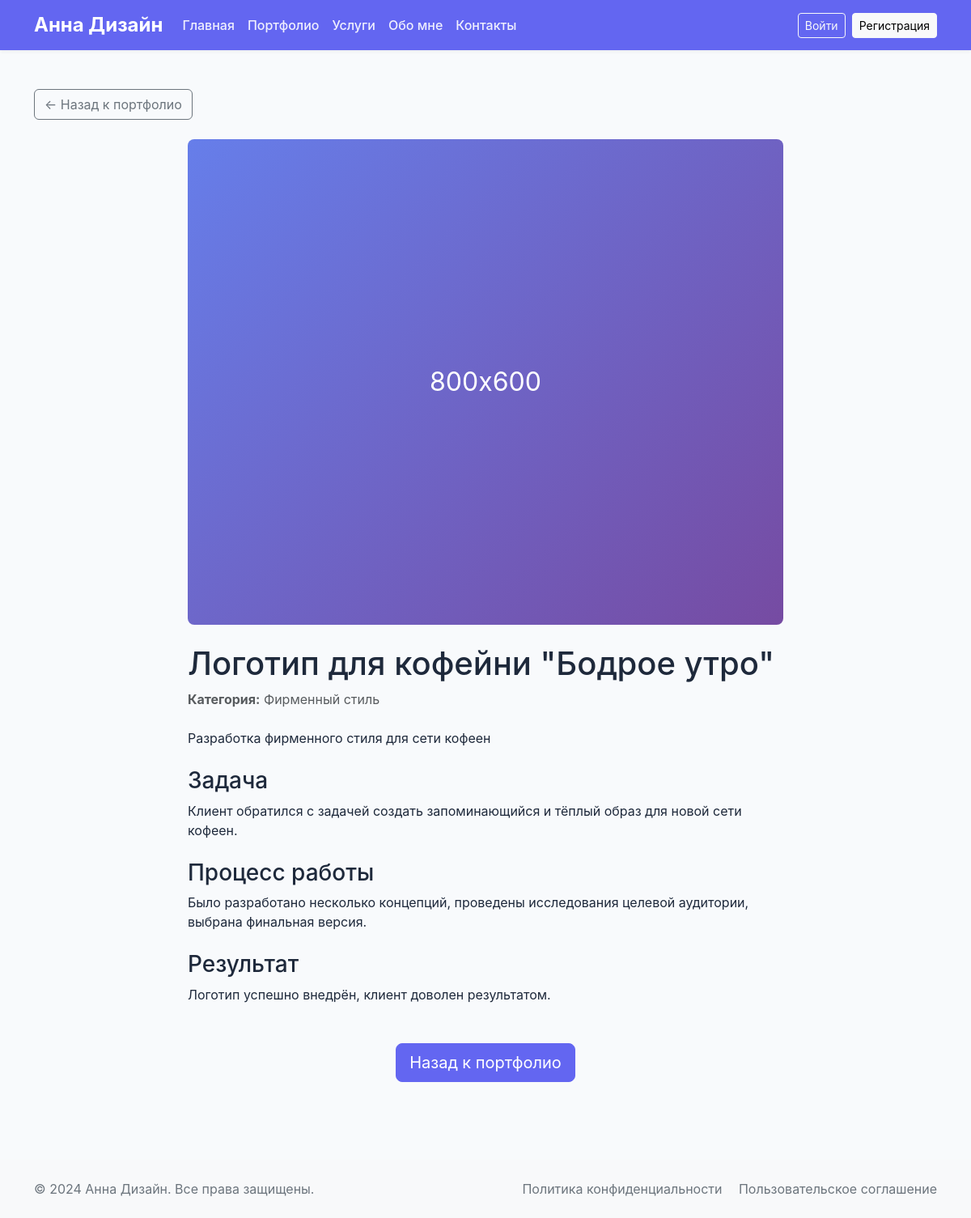
Page /project.php?id=1 on the committed database.
### tables this page shows
CREATE TABLE portfolio (
    id INT PRIMARY KEY AUTO_INCREMENT,
    category_id INT,
    title VARCHAR(200) NOT NULL,
    image VARCHAR(255),
    description TEXT,
    task_description TEXT,
    process_description TEXT,
    result_description TEXT,
    is_active BOOLEAN DEFAULT TRUE,
    created_at TIMESTAMP DEFAULT CURRENT_TIMESTAMP,
    FOREIGN KEY (category_id) REFERENCES categories(id) ON DELETE SET NULL
);

CREATE TABLE categories (
    id INT PRIMARY KEY AUTO_INCREMENT,
    name VARCHAR(100) NOT NULL,
    slug VARCHAR(100) UNIQUE NOT NULL,
    sort_order INT DEFAULT 0
);

### includes/functions.php (called while the page is built, shortened)
<?php
function e($string) {
    return htmlspecialchars($string, ENT_QUOTES, 'UTF-8');
}

### project.php (the view, shortened to what this page needs)
<?php
require_once 'includes/db.php';
$projectId = isset($_GET['id']) ? (int)$_GET['id'] : 0;
$stmt = $pdo->prepare("SELECT p.*, c.name as category_name FROM portfolio p LEFT JOIN categories c ON p.category_id = c.id WHERE p.id = ? AND p.is_active = 1");
$stmt->execute([$projectId]);
$project = $stmt->fetch();
    ?>
    <?php
include 'includes/header.php';
?>
<div class="container py-5">
    <div class="mb-4">
        <a href="portfolio.php" class="btn btn-outline-secondary">← Назад к портфолио</a>
    </div>
    <div class="row">
        <div class="col-lg-8 mx-auto">
            <div class="mb-4" style="background: linear-gradient(135deg, #667eea 0%, #764ba2 100%); height: 600px; display: flex; align-items: center; justify-content: center; color: white; font-size: 2rem; border-radius: 8px;">
                800x600
            </div>
            <h1 class="mb-2"><?php echo e($project['title']); ?></h1>
            <p class="text-muted mb-4">
                <strong>Категория:</strong> <?php echo e($project['category_name']); ?>
            </p>
            <?php if ($project['description']): ?>
            <div class="mb-4">
                <p><?php echo nl2br(e($project['description'])); ?></p>
            </div>
            <?php endif; ?>
            <?php if ($project['task_description']): ?>
            <div class="mb-4">
                <h3>Задача</h3>
                <p><?php echo nl2br(e($project['task_description'])); ?></p>
            </div>
            <?php endif; ?>
            <?php if ($project['process_description']): ?>
            <div class="mb-4">
                <h3>Процесс работы</h3>
                <p><?php echo nl2br(e($project['process_description'])); ?></p>
            </div>
            <?php endif; ?>
            <?php if ($project['result_description']): ?>
            <div class="mb-4">
                <h3>Результат</h3>
                <p><?php echo nl2br(e($project['result_description'])); ?></p>
            </div>
            <?php endif; ?>
            <div class="mt-5 text-center">
                <a href="portfolio.php" class="btn btn-primary btn-lg">Назад к портфолио</a>
            </div>
        </div>
    </div>
</div>
<?php include 'includes/footer.php'; ?>

### assets/css/style.css (style rules this page uses)
:root { --primary-color: #6366f1; --secondary-color: #64748b; --accent-color: #f59e0b; --background-color: #f8fafc; --text-color: #1e293b; --light-gray: #e2e8f0; }
body { font-family: 'Inter', -apple-system, BlinkMacSystemFont, 'Segoe UI', Roboto, sans-serif; color: var(--text-color); background-color: var(--background-color); }
.btn-primary { background-color: var(--primary-color); border-color: var(--primary-color); transition: all 0.3s ease; }

### includes/header.php (style rules this page uses)
:root { --primary-color: #6366f1; --secondary-color: #64748b; }

### rows in the picture
portfolio: title "Логотип для кофейни \"Бодрое утро\"", category.name "Фирменный стиль", description "Разработка фирменного стиля для сети кофеен", task_description "Клиент обратился с задачей создать запоминающийся и тёплый образ для новой сети кофеен.", process_description "Было разработано несколько концепций, проведены исследования целевой аудитории, выбрана финальная версия.", result_description "Логотип успешно внедрён, клиент доволен результатом."
